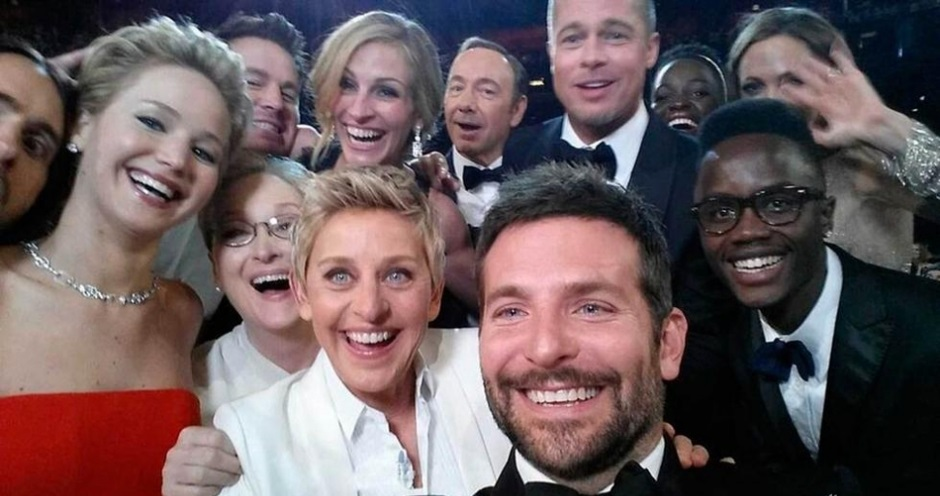
#> input picture CV/detect/faces.jpg, 940 x 496 px
$ python haar.py
#> lines starting #> are read from the running program, lines starting #| are printed output that depends on the picture; after the words box and inside, x2 and y2 are one past the last pixel; in counts of white or black regions, pixels touching at a corner belong together
import numpy as np
import cv2

face_cascade=cv2.CascadeClassifier('haarcascades/haarcascade_frontalface_default.xml')

eye_cascade=cv2.CascadeClassifier('haarcascades/haarcascade_eye.xml')

img = cv2.imread('faces.jpg')
#> img is the input picture: shape (496, 940, 3); mean B, G, R 92.7, 90.4, 106.6

gray=cv2.cvtColor(img,cv2.COLOR_BGR2GRAY)
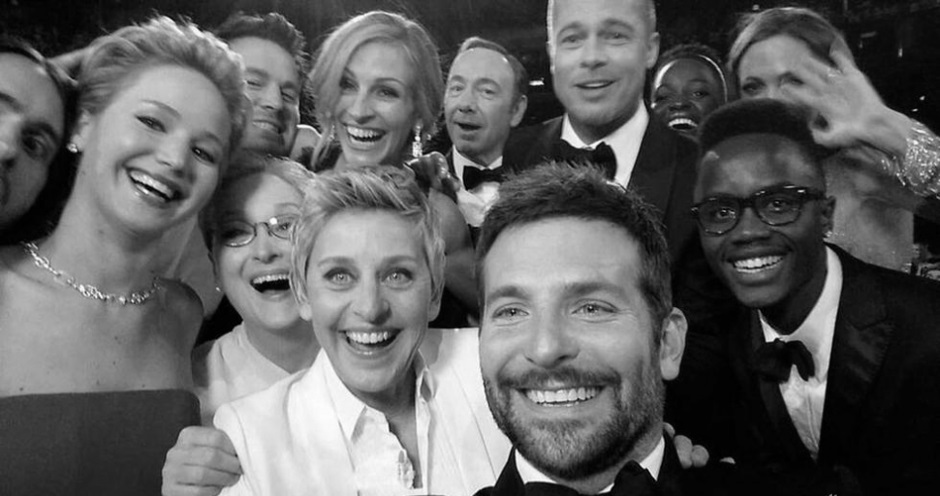
#> gray: shape (496, 940); min 0, max 253, mean 95.5

faces=face_cascade.detectMultiScale(gray,1.2,8)
#> faces = [[429, 53, 88, 88], [306, 42, 120, 120], [291, 215, 161, 161], [448, 220, 223, 223]]

for (x,y,w,h) in faces:
    cv2.rectangle(img,(x,y),(x+w,y+h),(255,0,0),2)

    eye_gray=gray[y:y+h,x:x+w]
    eye_color=img[y:y+h,x:x+w]

    eyes=eye_cascade.detectMultiScale(eye_gray)

    for (ex,ey,ew,eh) in eyes:
        cv2.rectangle(eye_color,(ex,ey),(ex+ew,ey+eh),(0,255,0),2)
#> this loop made 4 passes
#> (x, y, w, h, eyes) on passes 1 to 4: (429, 53, 88, 88, [[17, 25, 23, 23], [47, 27, 23, 23]]), (306, 42, 120, 120, [[31, 35, 22, 22], [67, 37, 28, 28]]), (291, 215, 161, 161, [[27, 41, 39, 39], [88, 42, 36, 36]]), (448, 220, 223, 223, [[108, 60, 56, 56], [35, 66, 54, 54]])
#> pass 1, `eye_gray=gray[y:y+h,x:x+w]`:
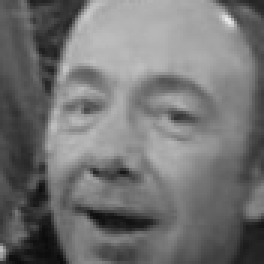
#> eye_gray: shape (88, 88) (shown 3 times larger); min 11, max 234, mean 114.9
#> pass 1, `eye_color=img[y:y+h,x:x+w]`:
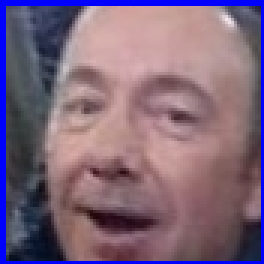
#> eye_color: shape (88, 88, 3) (shown 3 times larger); mean B, G, R 122.8, 101.3, 125.3
#> pass 2, `eye_color=img[y:y+h,x:x+w]`:
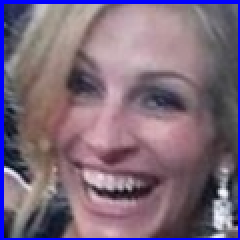
#> eye_color: shape (120, 120, 3) (shown 2 times larger); mean B, G, R 123.5, 105.5, 124.9
#> after the loop:
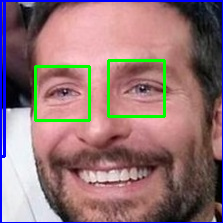
#> eye_color: shape (223, 223, 3); mean B, G, R 118.8, 116.5, 147.5
#> after the loop:
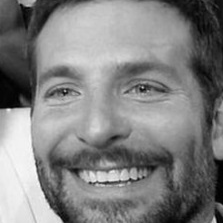
#> eye_gray: shape (223, 223); min 0, max 251, mean 128.9
#> after the loop:
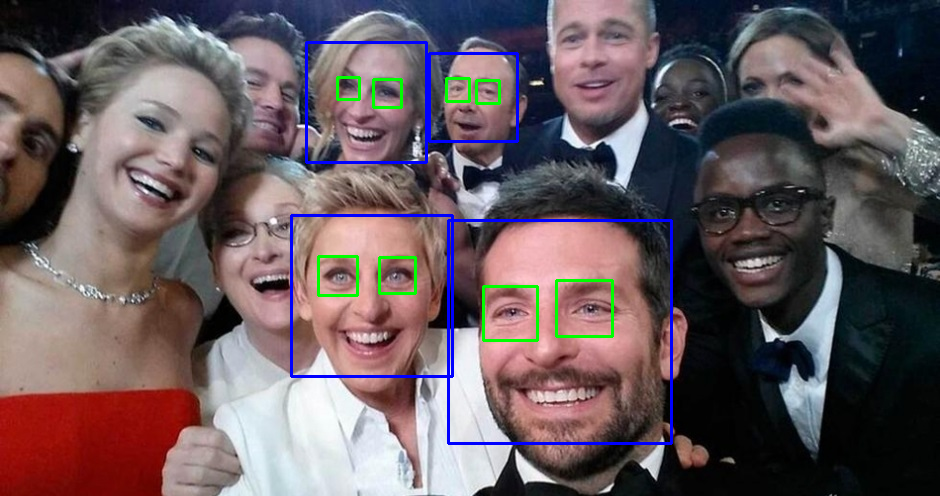
#> img: shape (496, 940, 3); 2.23% of pixels changed, all inside (x1, y1, x2, y2) = (290, 41, 673, 445)


cv2.namedWindow('faces',cv2.WINDOW_AUTOSIZE)
cv2.imshow('face',img)

cv2.waitKey(0)
cv2.destroyAllWindows()

$ run again, with CV/detect/face_template1.jpg copied over CV/detect/faces.jpg
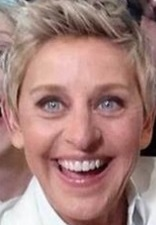
#> input picture CV/detect/face_template1.jpg, 156 x 225 px
#> img is the input picture: shape (225, 156, 3); mean B, G, R 122.4, 127.4, 164.7
#> faces = [[13, 53, 131, 131]]
#> the loop `for (x,y,w,h) in faces:` made 1 pass
#> (x, y, w, h, eyes) on pass 1: (13, 53, 131, 131, [[77, 32, 36, 36], [17, 31, 41, 41]])
#> after the loop `for (x,y,w,h) in faces:`:
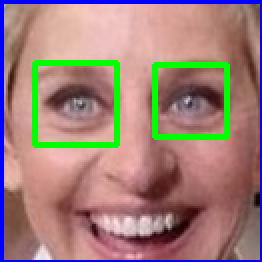
#> eye_color: shape (131, 131, 3) (shown 2 times larger); mean B, G, R 121.3, 128.2, 158.7
#> after the loop `for (x,y,w,h) in faces:`:
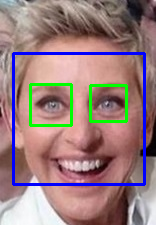
#> img: shape (225, 156, 3); 7.08% of pixels changed, all inside (x1, y1, x2, y2) = (12, 52, 146, 186)
